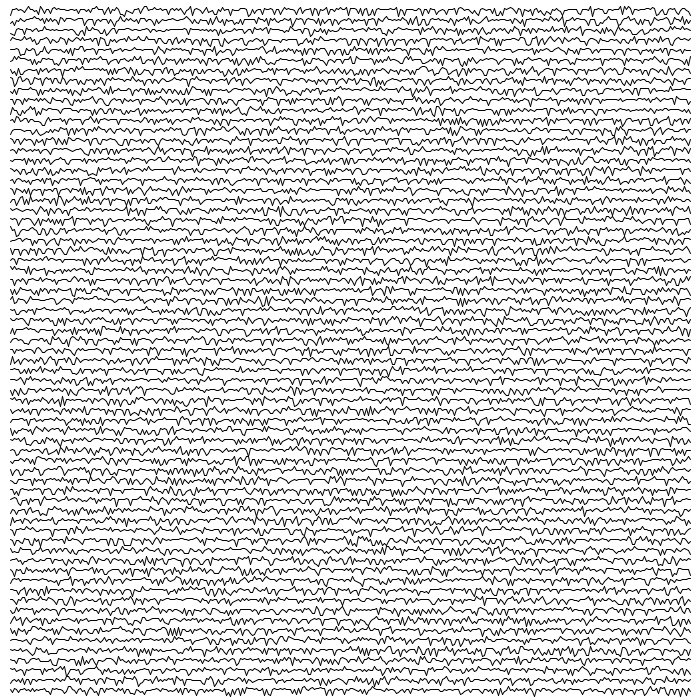
Frame 1 (no input)
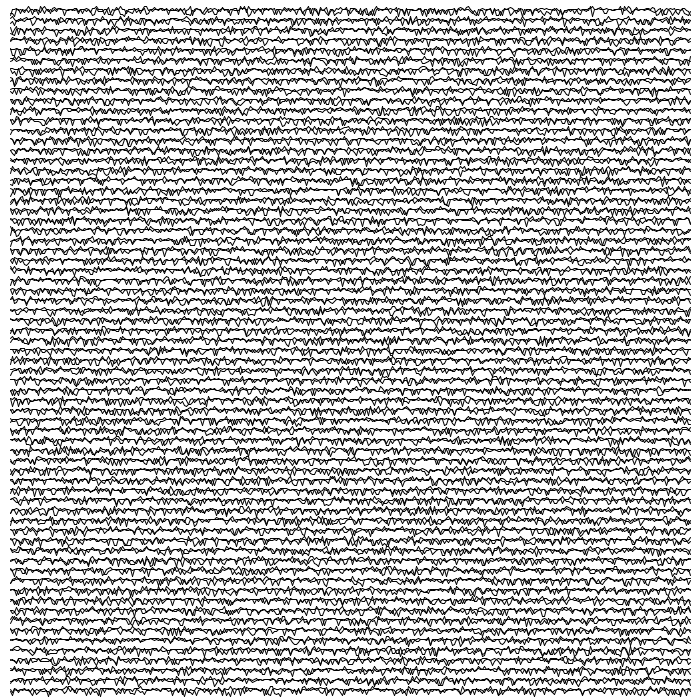
Frame 2 (the mouse pressed at the canvas centre, redrawn once)

The Processing sketch that drew these frames (run headless with seeded random() and noise(); the mouse was pressed at the canvas centre and the sketch redrawn once):

// Processing sketch: sketch_10_WiggleLines
// ── sketch_10_WiggleLines.pde
int border = 10; // frame around image
int xstep = 2; // stepsize (resolution) in x direction
int ystep = border; // rows
float lastx;
float lasty;

void setup() {
  size(700, 700);
  background(255);
  strokeWeight(1);
  stroke(0); // stroke color black
  noLoop();
  noFill();
}

void draw() {
  for (int i = ystep/2; i <= height-(border+ystep/2); i+=ystep) {
    for (int x = border; x <= width-border; x +=xstep) {
      float y = noise(random(border, border+ystep))*15; // random noise
      if (x == border) {
        lastx= 0;
      }
      if (lastx > 0) {
        line(x, y+i, lastx, lasty+i);
      }
      lastx = x;
      lasty = y;
    }
  }
}
